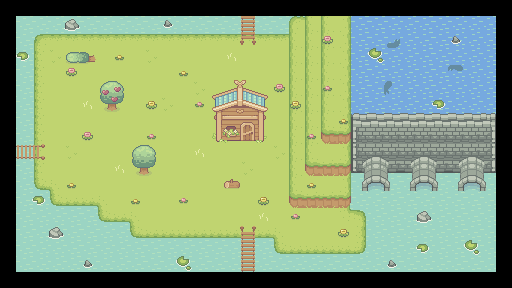

A 2D game scene composited from a Tiled map and its tileset images. What follows is a short description and the map's XML, with each tile layer's data collapsed to a summary:
An orthogonal 32x18 tile map with 16x16 px tiles, 9 tile layers (Water, Floor, Barrage, Hill, ...), 1 hidden layer not drawn, 11 tilesets.

<map version="1.10" tiledversion="1.12.2" orientation="orthogonal" renderorder="right-down" width="32" height="18" tilewidth="16" tileheight="16" infinite="0" nextlayerid="11" nextobjectid="1">
 <editorsettings>
  <export target="barrage.json" format="json" />
 </editorsettings>
 <tileset firstgid="1" source="../tilesets/Water.tsx" />
 <tileset firstgid="5" source="../tilesets/Wood Bridge.tsx" />
 <tileset firstgid="20" source="../tilesets/Grass.tsx" />
 <tileset firstgid="97" source="../tilesets/Dungeon_walls.tsx" />
 <tileset firstgid="361" source="../tilesets/Hills.tsx" />
 <tileset firstgid="460" source="../tilesets/dungeon_walls_decor_gates.tsx" />
 <tileset firstgid="509" source="../tilesets/WaterDark.tsx" />
 <tileset firstgid="513" source="../tilesets/big fish 2 swimming in cirkels.tsx" />
 <tileset firstgid="528" source="../tilesets/small_House_with_door_grass.tsx" />
 <tileset firstgid="672" source="../tilesets/collisions.tsx" />
 <tileset firstgid="704" source="../tilesets/Basic_Grass_Biom_things.tsx" />
 <layer id="1" name="Water" width="32" height="18">
  <data>[576 cells, 480 non-empty, 8 distinct tile ids]</data>
 </layer>
 <layer id="2" name="Floor" width="32" height="18">
  <data>[576 cells, 261 non-empty, 14 distinct tile ids]</data>
 </layer>
 <layer id="9" name="Barrage" width="32" height="18">
  <data>[576 cells, 40 non-empty, 9 distinct tile ids]</data>
 </layer>
 <layer id="6" name="Hill" width="32" height="18">
  <data>[576 cells, 48 non-empty, 9 distinct tile ids]</data>
 </layer>
 <layer id="7" name="Hill2" width="32" height="18">
  <data>[576 cells, 30 non-empty, 6 distinct tile ids]</data>
 </layer>
 <layer id="8" name="Hill3" width="32" height="18">
  <data>[576 cells, 16 non-empty, 4 distinct tile ids]</data>
 </layer>
 <layer id="10" name="BarrageExit" width="32" height="18">
  <data>[576 cells, 27 non-empty, 9 distinct tile ids]</data>
 </layer>
 <layer id="3" name="OnFloor" width="32" height="18">
  <data>[576 cells, 60 non-empty, 32 distinct tile ids]</data>
 </layer>
 <layer id="4" name="InFrontOfPlayer" width="32" height="18">
  <data>[576 cells, 12 non-empty, 12 distinct tile ids]</data>
 </layer>
 <layer id="5" name="Collisions" width="32" height="18" visible="0">
  <data>[576 cells, 401 non-empty, 8 distinct tile ids]</data>
 </layer>
</map>
